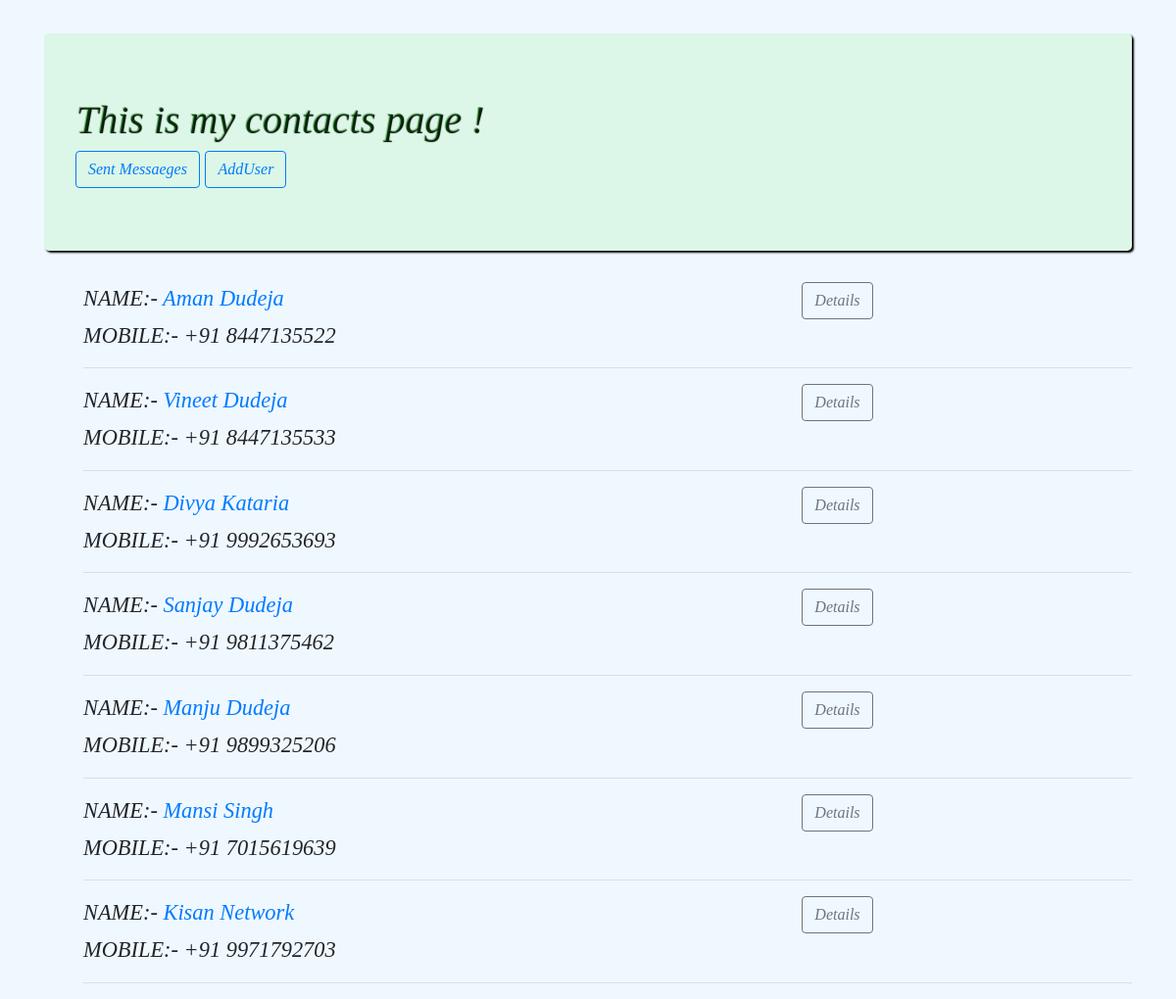
The page / on the database its author committed.
### contacts/models.py (models this page shows, shortened)
class Contact(models.Model):
	first_name = models.CharField(max_length = 50)
	last_name = models.CharField(max_length = 50)
	mobile = models.BigIntegerField()
	def get_absolute_url(self):
		return reverse('contacts:detail',
						args=[self.id,])

### contacts/views.py (the view)
# urls.py: path('',views.homepage,name='home'),
def homepage(request):
	contacts = Contact.objects.all()
	return render(request,'base.html',{'contacts':contacts})

### templates/base.html (shortened to what this page needs)
<!DOCTYPE html>
{% load staticfiles %}
<html>
<head>
	<link rel="stylesheet" href="https://stackpath.bootstrapcdn.com/bootstrap/4.1.3/css/bootstrap.min.css">
	<link rel="stylesheet" type="text/css" href="{% static 'base.css' %}">
</head>
<body>
<br>
	<div class="container">
		<div class="jumbotron">
		<h1>This is my contacts page !</h1>
		<a class='btn btn-outline-primary mybutton' href="{% url 'contacts:sentmesseages' %}">Sent Messaeges</a>
		<a class='btn btn-outline-primary mybutton' href="{% url 'adduser' %}">AddUser</a>
	</div>
	<ul>
	{% for contact in contacts %}
		<div class="row">
			<div class="col-8">
		<li>NAME:- <a href="{{ contact.get_absolute_url }}">{{ contact.first_name }} {{ contact.last_name }}
					</a>
			</div>
			<div class="col-4">
			<a style="" class='btn btn-outline-secondary' href="{{ contact.get_absolute_url }}"
		>Details</a>
		</div><br>
		</div>
		MOBILE:- +91 {{ contact.mobile }}
		<hr>
		{% endfor %}
	</ul>
</div>
</body>
</html>

### static/base.css (style rules this page uses)
* { box-sizing: border-box; }
body { font-style: oblique; font-family: "TIMES NEW ROMAN",sans-serif; background-color: aliceblue; font-size: 1.4em; }
h1 { color: inherit; text-shadow: 1px 1px 1px black; }
.jumbotron { background-color: #90ee9038; box-shadow: 2px 2px 2px black; color: #00800059; }
li { list-style: none; }

### rows shown on the page
Contact: first_name "Aman", last_name "Dudeja", mobile "8447135522"
Contact: first_name "Vineet", last_name "Dudeja", mobile "8447135533"
Contact: first_name "Divya", last_name "Kataria", mobile "9992653693"
Contact: first_name "Sanjay", last_name "Dudeja", mobile "9811375462"
Contact: first_name "Manju", last_name "Dudeja", mobile "9899325206"
Contact: first_name "Mansi", last_name "Singh", mobile "7015619639"
Contact: first_name "Kisan", last_name "Network", mobile "9971792703"
